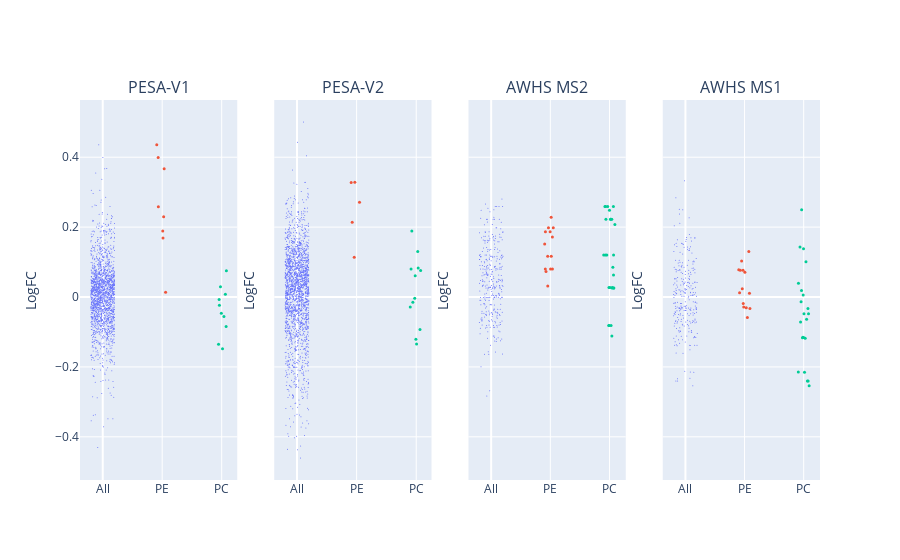

The cell this chart's notebook holds for it:
### Code cell
i = 'v1'

fig = make_subplots(rows=1, cols=4, shared_yaxes=True, subplot_titles=['PESA-V1', 'PESA-V2', 'AWHS MS2', 'AWHS MS1'])

n = 0

for n,i in enumerate(vp):

    fig.add_trace(go.Scatter(
        #x=vp[i].lfc, y=-np.log10(vp[i].pv),
        y=vp[i].lfc, x=np.random.uniform(-0.2,0.2,vp[i].shape[0]),
        mode='markers', marker_size=1, marker_color=palette[0], showlegend=False
    ), row=1, col=n+1)

    for m,k in enumerate(['PE', 'PC']):#, 'LPE', 'LPC']):
        fig.add_trace(go.Scatter(
            #x=vp[i].loc[[k in j for j in vp[i].label], 'lfc'], y=-np.log10(vp[i].loc[[k in j for j in vp[i].label], 'pv']),
            y=vp[i].loc[[k in j for j in vp[i].label], 'lfc'], x=np.random.uniform((m+1)-0.1,m+1+0.1,vp[i].shape[0]),
            mode='markers', marker_size=3, marker_color=palette[m+1], name=k, showlegend=False
        ), row=1, col=n+1)

fig.update_xaxes(tickvals=[0,1,2,3,4], ticktext=['All', 'PE', 'PC', 'LPE', 'LPC'])
fig.update_yaxes(title='LogFC')
# fig.update_layout(width=20)
fig.show()

### Figure 1 — Plotly figure (JSON) as saved in the notebook; plotly's stock layout.template omitted (floating-point values rounded to 4 significant figures; data arrays with more than 128 entries replaced by an {"elided": "..."} marker saying what was removed)
{"data": [{"marker": {"color": "#636EFA", "size": 1}, "mode": "markers", "showlegend": false, "type": "scatter", "x": {"elided": "1826 float values"}, "xaxis": "x", "y": {"elided": "1826 float values"}, "yaxis": "y"}, {"marker": {"color": "#EF553B", "size": 3}, "mode": "markers", "name": "PE", "showlegend": false, "type": "scatter", "x": {"elided": "1826 float values"}, "xaxis": "x", "y": [0.2295, 0.1886, 0.1692, 0.2582, 0.3992, 0.4357, 0.3674, 0.01358], "yaxis": "y"}, {"marker": {"color": "#00CC96", "size": 3}, "mode": "markers", "name": "PC", "showlegend": false, "type": "scatter", "x": {"elided": "1826 float values"}, "xaxis": "x", "y": [0.07542, 0.007693, -0.05591, -0.007277, -0.0466, -0.1349, 0.02931, -0.1483, -0.08441, -0.02335], "yaxis": "y"}, {"marker": {"color": "#636EFA", "size": 1}, "mode": "markers", "showlegend": false, "type": "scatter", "x": {"elided": "2062 float values"}, "xaxis": "x2", "y": {"elided": "2062 float values"}, "yaxis": "y2"}, {"marker": {"color": "#EF553B", "size": 3}, "mode": "markers", "name": "PE", "showlegend": false, "type": "scatter", "x": {"elided": "2062 float values"}, "xaxis": "x2", "y": [0.3281, 0.214, 0.2709, 0.328, 0.1135], "yaxis": "y2"}, {"marker": {"color": "#00CC96", "size": 3}, "mode": "markers", "name": "PC", "showlegend": false, "type": "scatter", "x": {"elided": "2062 float values"}, "xaxis": "x2", "y": [0.07607, 0.1892, -0.003385, 0.06093, -0.01512, 0.1303, 0.08005, -0.02839, -0.1344, 0.08303, -0.09319, -0.1206], "yaxis": "y2"}, {"marker": {"color": "#636EFA", "size": 1}, "mode": "markers", "showlegend": false, "type": "scatter", "x": {"elided": "329 float values"}, "xaxis": "x3", "y": {"elided": "329 float values"}, "yaxis": "y3"}, {"marker": {"color": "#EF553B", "size": 3}, "mode": "markers", "name": "PE", "showlegend": false, "type": "scatter", "x": {"elided": "329 float values"}, "xaxis": "x3", "y": [0.1164, 0.1981, 0.187, 0.08015, 0.08015, 0.1164, 0.1981, 0.187, 0.08015, 0.1715, 0.1515, 0.2282, 0.03149, 0.07325], "yaxis": "y3"}, {"marker": {"color": "#00CC96", "size": 3}, "mode": "markers", "name": "PC", "showlegend": false, "type": "scatter", "x": {"elided": "329 float values"}, "xaxis": "x3", "y": [0.02719, 0.02719, 0.1201, 0.1201, 0.1201, 0.1201, 0.02719, 0.2593, 0.2593, 0.2593, 0.2593, 0.2224, 0.2224, 0.2224, 0.2224, 0.02596, 0.02596, 0.02596, -0.08132, -0.08132, -0.08132, -0.1118, 0.2072, 0.0852, 0.06314, 0.2481], "yaxis": "y3"}, {"marker": {"color": "#636EFA", "size": 1}, "mode": "markers", "showlegend": false, "type": "scatter", "x": {"elided": "272 float values"}, "xaxis": "x4", "y": {"elided": "272 float values"}, "yaxis": "y4"}, {"marker": {"color": "#EF553B", "size": 3}, "mode": "markers", "name": "PE", "showlegend": false, "type": "scatter", "x": {"elided": "272 float values"}, "xaxis": "x4", "y": [-0.0587, 0.07096, 0.1299, -0.0185, 0.1031, -0.03265, 0.07648, 0.01198, -0.02881, 0.07812, -0.03073, 0.07665, 0.02337, 0.01051], "yaxis": "y4"}, {"marker": {"color": "#00CC96", "size": 3}, "mode": "markers", "name": "PC", "showlegend": false, "type": "scatter", "x": {"elided": "272 float values"}, "xaxis": "x4", "y": [-0.0132, 0.005922, -0.03278, 0.2499, 0.1385, 0.1011, -0.06327, 0.01831, -0.04823, -0.2155, 0.1435, -0.2539, -0.2403, -0.2401, -0.1166, -0.1177, -0.1153, -0.1155, -0.07117, -0.2146, 0.03931, -0.04821], "yaxis": "y4"}], "layout": {"annotations": [{"font": {"size": 16}, "showarrow": false, "text": "PESA-V1", "x": 0.1062, "xanchor": "center", "xref": "paper", "y": 1, "yanchor": "bottom", "yref": "paper"}, {"font": {"size": 16}, "showarrow": false, "text": "PESA-V2", "x": 0.3688, "xanchor": "center", "xref": "paper", "y": 1, "yanchor": "bottom", "yref": "paper"}, {"font": {"size": 16}, "showarrow": false, "text": "AWHS MS2", "x": 0.6313, "xanchor": "center", "xref": "paper", "y": 1, "yanchor": "bottom", "yref": "paper"}, {"font": {"size": 16}, "showarrow": false, "text": "AWHS MS1", "x": 0.8938, "xanchor": "center", "xref": "paper", "y": 1, "yanchor": "bottom", "yref": "paper"}], "xaxis": {"anchor": "y", "domain": [0, 0.2125], "ticktext": ["All", "PE", "PC", "LPE", "LPC"], "tickvals": [0, 1, 2, 3, 4]}, "xaxis2": {"anchor": "y2", "domain": [0.2625, 0.475], "ticktext": ["All", "PE", "PC", "LPE", "LPC"], "tickvals": [0, 1, 2, 3, 4]}, "xaxis3": {"anchor": "y3", "domain": [0.525, 0.7375], "ticktext": ["All", "PE", "PC", "LPE", "LPC"], "tickvals": [0, 1, 2, 3, 4]}, "xaxis4": {"anchor": "y4", "domain": [0.7875, 1], "ticktext": ["All", "PE", "PC", "LPE", "LPC"], "tickvals": [0, 1, 2, 3, 4]}, "yaxis": {"anchor": "x", "domain": [0, 1], "title": {"text": "LogFC"}}, "yaxis2": {"anchor": "x2", "domain": [0, 1], "matches": "y", "showticklabels": false, "title": {"text": "LogFC"}}, "yaxis3": {"anchor": "x3", "domain": [0, 1], "matches": "y", "showticklabels": false, "title": {"text": "LogFC"}}, "yaxis4": {"anchor": "x4", "domain": [0, 1], "matches": "y", "showticklabels": false, "title": {"text": "LogFC"}}}}
